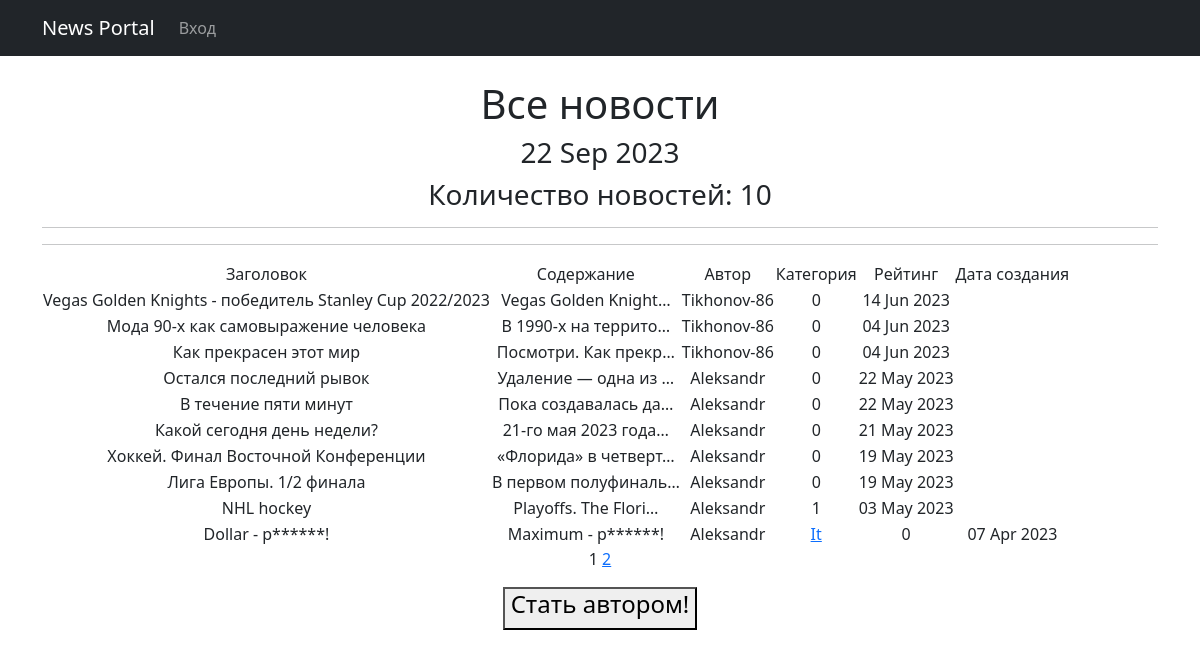
The app's page /article/, older data.
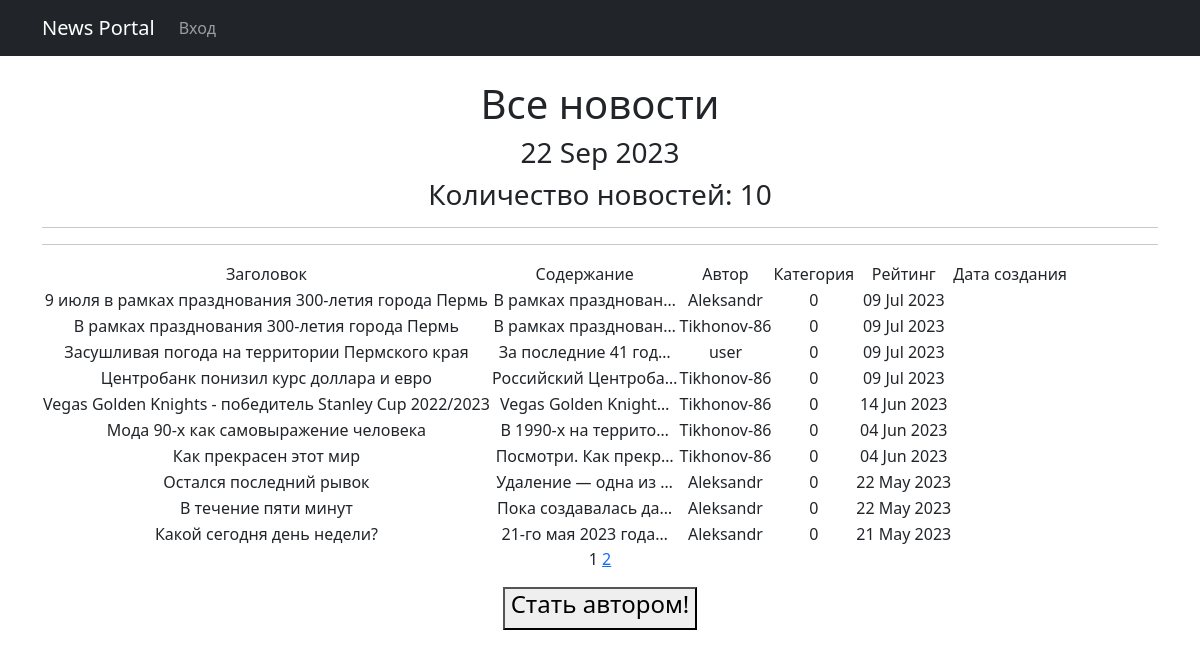
The same page, newer data.
### newsapp/models.py (models this page shows, shortened)
class Post(models.Model):
    author = models.ForeignKey(Author, on_delete=models.CASCADE)
    NEWS = 'NW'
    ARTICLE = 'AR'
    CATEGORY_CHOISES = (
        (NEWS, 'Новость'),
        (ARTICLE, 'Статья'),
    )
    categoryType = models.CharField(max_length=2, choices=CATEGORY_CHOISES, default=ARTICLE)
    dateCreation = models.DateTimeField(auto_now_add=True)
    postCategory = models.ManyToManyField(Category, through='PostCategory')
    title = models.CharField(max_length=128)
    text = models.TextField()
    rating = models.SmallIntegerField(default=0)

class Author(models.Model):
    authorUser = models.OneToOneField(User, on_delete=models.CASCADE)
    ratingAuthor = models.SmallIntegerField(default=0)

class Category(models.Model):
    name = models.CharField(max_length=64, unique=True)
    def __str__(self):
        return self.name.title()

### newsapp/views.py (the view)
# urls.py: path('article/', views.ArticleList.as_view(), name='article_list'),
class ArticleList(ListView):
    model = Post
    ordering = '-dateCreation'
    template_name = 'news_list.html'
    context_object_name = 'Posts'
    paginate_by = 10

### newsapp/templatetags/censor_filter.py (called while the page is built)
@register.filter
def censor(value):
    words = value.split()
    result = []
    for word in words:
        if word in forbidden_words:
            result.append(word[0] + "*"*(len(word)-2) + word[-1])
        else:
            result.append(word)
    return " ".join(result)

### newsapp/templatetags/custom_tags.py (called while the page is built)
@register.simple_tag()
def current_time(format_string='%d %b %Y'):
   return datetime.utcnow().strftime(format_string)

@register.simple_tag(takes_context=True)
def url_replace(context, **kwargs):
   d = context['request'].GET.copy()
   for k, v in kwargs.items():
       d[k] = v
   return d.urlencode()

### templates/news_list.html (shortened to what this page needs)
{% extends 'flatpages/default.html' %}
{% load custom_tags %}
{% load censor_filter %}
{% block content %}
    <br>
    <h1>Все новости</h1>
    <h3>{% current_time '%d %b %Y' %}</h3>
    <h3>Количество новостей: {{ Posts|length }}</h3>
    <hr>
    <hr>
    {% if Posts %}
        <table>
            <tr>
                <td>Заголовок</td>
                <td>Содержание</td>
                <td>Автор</td>
                <td>Категория</td>
                <td>Рейтинг</td>
                <td>Дата создания</td>
            </tr>
            {% for Post in Posts %}
            <tr>
                <td>{{ Post.title|censor }}</td>
                <td>{{ Post.text|censor|truncatechars:20 }}</td>
                <td>{{ Post.author.authorUser }}</td>
            {% for cat in Post.postCategory.all %}
                <td><a href="{% url 'category_list' cat.id %}">{{ cat }}</a></td>
            {% endfor %}
                <td>{{ Post.rating }}</td>
                <td>{{ Post.dateCreation|date:'d M Y'}}</td>
                <td>
                </td>
            </tr>
            {% endfor %}
        </table>
    {% else %}
        <h2> Постов нет! </h2>
    {% endif %}
    {{ page_obj.number }}
    {% if page_obj.has_next %}
        <a href="?page={% url_replace page=page_obj.next_page_number %}">{{ page_obj.next_page_number }}</a>
    {% endif %}
    {% if not is_author %}
    <button>
        <a class="nav-link" href="{% url 'account_upgrade' %}">
            <h4>Cтать автором!</h4>
        </a>
    </button>
    {% endif %}
{% endblock content %}

Row changes from the older to the newer data that the page shows:
no longer on this page (row unchanged): Post: title|censor "Хоккей. Финал Восточной Конференции", text|censor "«Флорида» в четверт…", author.authorUser "Aleksandr", rating "0", dateCreation "19 May 2023"
no longer on this page (row unchanged): Post: title|censor "Лига Европы. 1/2 финала", text|censor "В первом полуфиналь…", author.authorUser "Aleksandr", rating "0", dateCreation "19 May 2023"
no longer on this page (row unchanged): Post: title|censor "NHL hockey", text|censor "Playoffs. The Flori…", author.authorUser "Aleksandr", rating "1", dateCreation "03 May 2023"
no longer on this page (row unchanged): Post: title|censor "Dollar - р******!", text|censor "Maximum - р******!", author.authorUser "Aleksandr", rating "0", dateCreation "07 Apr 2023"
no longer on this page (row unchanged): Category: name "It"
added Post: title|censor "9 июля в рамках празднования 300-летия города Пермь", text|censor "В рамках празднован…", author.authorUser "Aleksandr", rating "0", dateCreation "09 Jul 2023"
added Post: title|censor "В рамках празднования 300-летия города Пермь", text|censor "В рамках празднован…", author.authorUser "Tikhonov-86", rating "0", dateCreation "09 Jul 2023"
added Post: title|censor "Засушливая погода на территории Пермского края", text|censor "За последние 41 год…", author.authorUser "user", rating "0", dateCreation "09 Jul 2023"
added Post: title|censor "Центробанк понизил курс доллара и евро", text|censor "Российский Центроба…", author.authorUser "Tikhonov-86", rating "0", dateCreation "09 Jul 2023"
